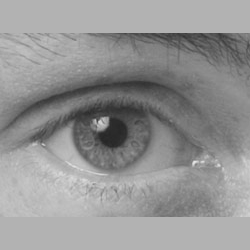
%> input picture eye.png, 250 x 250 px
$ octave p4p3.m   (GNU Octave 9; MATLAB toolbox functions it lacks are replaced by stand-ins)
%> lines starting %> are read from the running program, lines starting %| are printed output that depends on the picture; in (x1, y1, x2, y2) boxes, pixels count from 0 and x2, y2 are one past the last pixel; in counts of white or black regions, pixels touching at a corner belong together; the program's own positions count from 1
### readimg.m
%% --------------------------------------------------------
%% readimg()
% Code reads a square greyscale image, passes it to u

function [u] = readimg(imgstring)
%> called with imgstring = 'eye.png'
u = imread(imgstring);
%> u is the input picture: size 250x250 uint8; min 38, max 228, mean 147.8
u = double(u) / 255;
%> u: size 250x250 double

[n,n2] = size(u);
%> n = 250; n2 = 250
if (n ~= n2)
  error('by default, this only supports square images')
end
end
%% --------------------------------------------------------

### unsharpendeg.m
%% --------------------------------------------------------
%% unsharpendeg()
% Code creates a blurry mask, subtracts it from image uto find the
% difference, then adds the difference to the image in order to
% sharpen it. Modified to edit the degree per iteration.

function [unsharp] = unsharpendeg(u,iterations, degree)
%> called with iterations = 10, degree = 0.1

[n,n2] = size(u);

e = ones(n,1);
L1 = spdiags([e  -2*e  e], [-1 0 1], n, n);

L1(1,1) = -1;
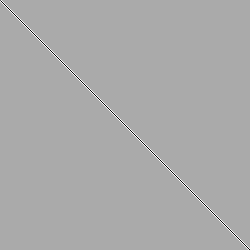
%> L1: size 250x250 double; min -2, max 1, mean -1.6e-05; drawn with min black and max white
L1(end,end) = -1;
%> L1: size 250x250 double; under 0.01% of pixels changed, all inside (x1, y1, x2, y2) = (249, 249, 250, 250)

I = speye(n,n);
L = kron(L1, I) + kron(I, L1);

v = reshape(u, n*n, 1);

for i=1:iterations
  v = v + degree*(L*v);
end

ublur = reshape(v, n, n);
%%
% This changes a blurring function to a unsharp mask.
edgemap = u - ublur;
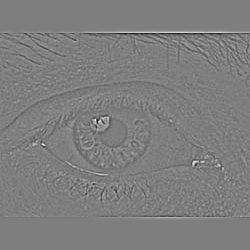
%> edgemap: size 250x250 double; min -0.218, max 0.22, mean -3.03e-19; drawn with min black and max white
unsharp = u + edgemap;
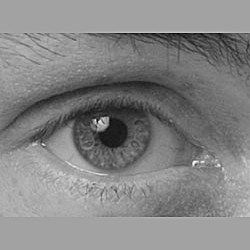
%> unsharp: size 250x250 double; min 0.0467, max 1.07, mean 0.58; drawn with min black and max white

end
%% --------------------------------------------------------

### greyimg.m
%% --------------------------------------------------------
%% greyimg() function
% Code formats images with a colour axis from 0 to 1 (grey) and equal axis.

function [] = greyimg()
caxis([0 1])
colormap(gray)
axis equal, axis tight
end
%% --------------------------------------------------------

### p4p3.m
%% PART 2

u = readimg('eye.png'); % Read image from file

unsharp1 = unsharpendeg(u,10,0.1); % Apply image unsharp mask
unsharp5 = unsharpendeg(u,10,0.5); % Apply image unsharp mask
%> call 2 of unsharpendeg, with iterations = 10, degree = 0.5
%> in unsharpendeg (call 2), `ublur = reshape(v, n, n);`:
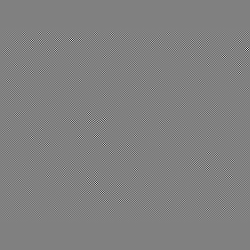
%> ublur: size 250x250 double; min -197.4, max 194.3, mean 0.6; drawn with min black and max white
%> in unsharpendeg (call 2), `edgemap = u - ublur;`:
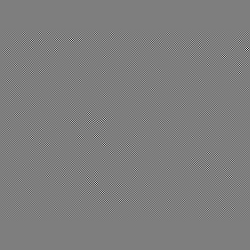
%> edgemap: size 250x250 double; min -193.9, max 197.7, mean 0; drawn with min black and max white

figure(1); clf; % Clears figure for new images

%%
% Plots full size and zoomed versions of original image, 10 step blurring
% and 100 step blurring.
subplot(3,1,1), imagesc(u);
greyimg();
title('Original "testpat noblur.png"')

subplot(3,1,2), imagesc(unsharp1);
greyimg();
title('Unsharp mask with parameter 0.1')


subplot(3,1,3), imagesc(unsharp5);
greyimg();
title('Unsharp mask with parameter 0.5')

%%
% With the parameter set to 0.5, the image becomes a contrasty mess with no
% identifiable image.
